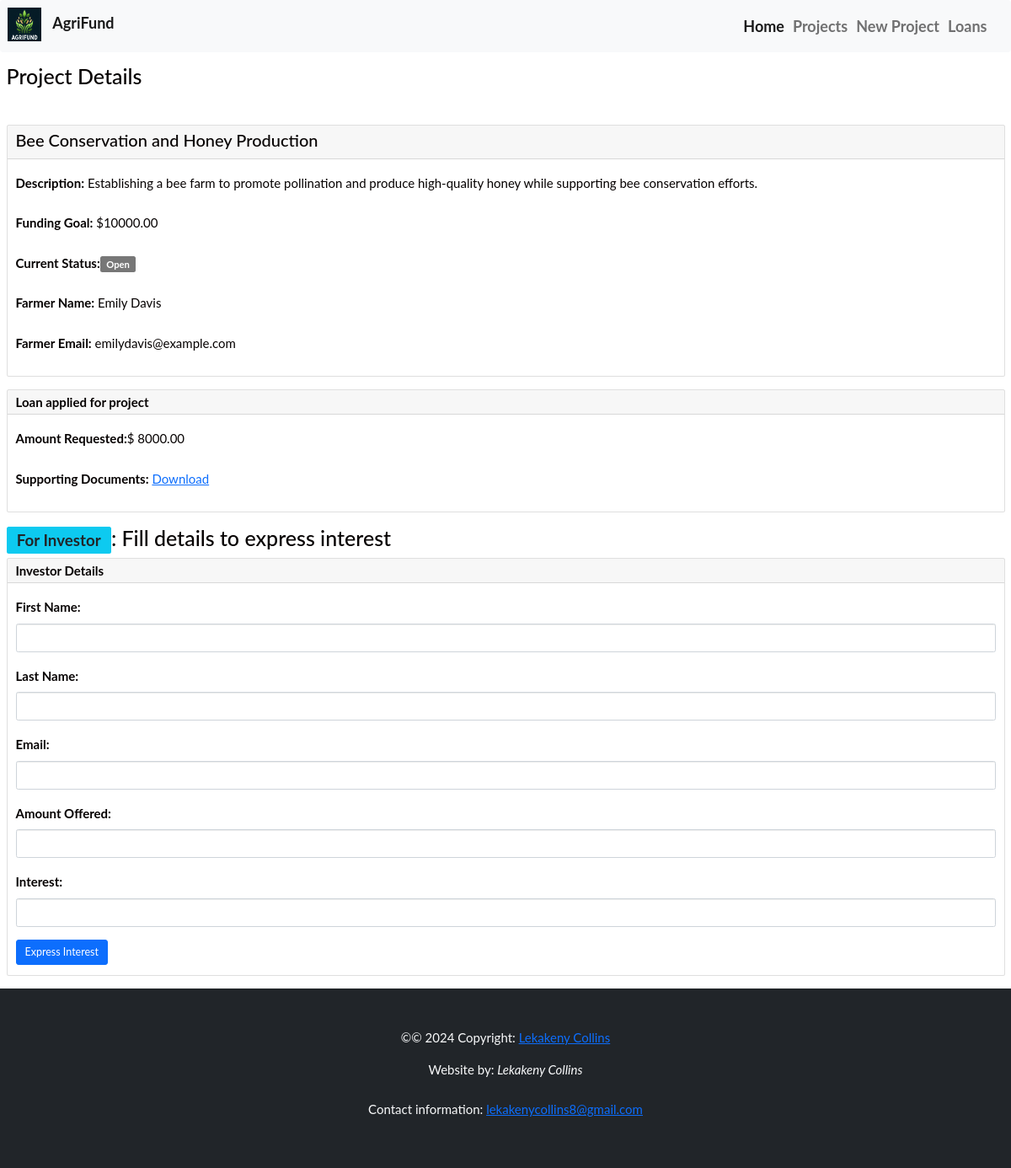
The page /projects/4/ on the database its author committed.
### agri_project/models.py (models this page shows, shortened)
class BaseModel(models.Model):
    created_at = models.DateTimeField(auto_now_add=True)
    updated_at = models.DateTimeField(auto_now=True)
    class Meta:
        abstract = True

class Project(BaseModel):
    name = models.CharField(max_length=50, help_text="The name of agribusiness project")
    description = models.TextField(help_text="project description")
    funding_goal = models.DecimalField(max_digits=10, decimal_places=2,
            help_text="funding needed")
    current_status = models.CharField(max_length=50, default='Open',
            help_text="Open, Closed, Onhold")
    farmer_name = models.CharField(max_length=100, help_text="Your names")
    farmer_email = models.EmailField(help_text="Farmer's Email")

class LoanApplication(BaseModel):
    project = models.ForeignKey(Project, on_delete=models.CASCADE)
    amount_requested = models.DecimalField(max_digits=10, decimal_places=2,
            help_text="Loan amount")
    supporting_docs = models.FileField(upload_to='documents/',
            help_text="Legal documents needed")

### agri_project/views.py (the view)
# urls.py: path('projects/<int:pk>/', views.project_details, name='project_details'),
def project_details(request, pk):
    project = get_object_or_404(Project, pk=pk)
    loan_applications = project.loanapplication_set.all()
    context = {'project': project, 'loan_applications': loan_applications}
    return render(request, 'agri_project/project_details.html', context)

### agri_project/templates/agri_project/project_details.html
{% extends 'agri_project/base.html' %}
{% block content %}
<div class="container-fluid ms-auto">
          <section><br>
              <h1>Project Details</h1><br>
              <div class="card mt-4 mt-lg-0 mb-4 me-auto ml-4">
                <div class="card-header d-lg-flex">
                  <h2>{{ project.name }}</h2>
                </div>
                <div class="card-body">
                  <p><strong>Description:</strong> {{ project.description }}</p>
                  <p><strong>Funding Goal:</strong> ${{ project.funding_goal }}</p>
		  <p><strong>Current Status:</strong><span class="badge bg-info-soft">{{ project.current_status }}</span></p>
                  <p><strong>Farmer Name:</strong> {{ project.farmer_name }}</p>
                  <p><strong>Farmer Email:</strong> {{ project.farmer_email }}</p>
                </div>
              </div>
</section>
</div>
<section class="container-fluid ms-auto">
              <div class="card mb-4">
                <div class="card-header">
                    <h4 class="mb-0"><strong>Loan applied for project</strong></h4>
                </div>
                <div class="card-body">
                  {% if loan_applications %}
		  	{% for loan_application in loan_applications %}
                      		<p><strong>Amount Requested:</strong>$ {{ loan_application.amount_requested }}</p>
                      		<p><strong>Supporting Documents:</strong> <a href="{{ loan_applications.supporting_docs.url }}">Download</a></p>
			{% endfor %}
                  {% else %}
                      <p>No loan application has been submitted for this project.</p>
                  {% endif %}
                </div>
              </div>
</section>
<section class="container-fluid">
	<h1><span class="badge bg-info text-dark">For Investor</span>: Fill details to express interest</h1>
              <div class="card mb-4">
                <form>
                  <div class="card-header">
                    <h4 class="mb-0"><strong>Investor Details</strong></h4>
                  </div>
                  <div class="card-body">
                    <div class="mb-3">
                      <label for="investor-fname" class="col-form-label">First Name:</label>
                      <input type="text" class="form-control" id="investor-fname">
                    </div>
                    <div class="mb-3">
                      <label for="investor-lname" class="col-form-label">Last Name:</label>
                      <input type="text" class="form-control" id="investor-lname">
                    </div>
                    <div class="mb-3">
                      <label for="investor-email" class="col-form-label">Email:</label>
                      <input type="email" class="form-control" id="investor-email">
                    </div>
                    <div class="mb-3">
                      <label for="invest-amount" class="col-form-label">Amount Offered:</label>
                      <input type="number" class="form-control" id="invest-amount">
                    </div>
                    <div class="mb-3">
                      <label for="invest-interest" class="col-form-label">Interest:</label>
                      <input type="number" class="form-control" id="investor-interest"></input>
                    </div>
                    <button type="submit" class="btn btn-primary btn-lg mt-12">Express Interest</button>
                  </div>
                </form>
              </div>
</section>
{% endblock %}

### agri_project/templates/agri_project/base.html (style rules this page uses)
body { font: 400 15px Lato, sans-serif; line-height: 2.5; color: #060202; }

### rows shown on the page
Project: name "Bee Conservation and Honey Production", description "Establishing a bee farm to promote pollination and produce high-quality honey while supporting bee conservation efforts.", funding_goal "10000.00", current_status "Open", farmer_name "Emily Davis", farmer_email "emilydavis@example.com"
LoanApplication: amount_requested "8000.00"
